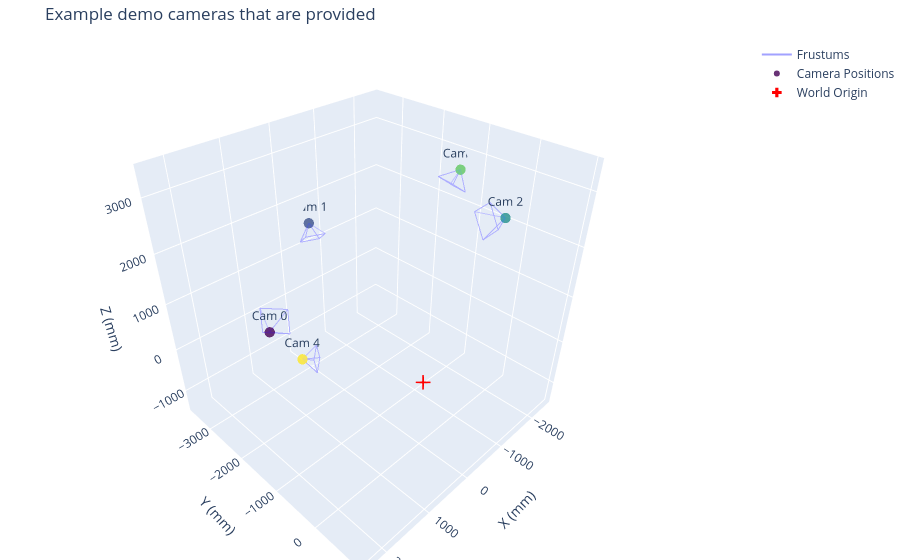

The notebook cell saved with this chart:
### Code cell
cameras_parameters_example = read_calibration_panoptic('calibration_example.json')      # vertical up direction is "+z"
extrinsic_matrices_example = extract_extrinsics_panoptic(cameras_parameters_example)   # Shape (n, 4, 4) <class 'numpy.ndarray'>

visualize_cameras(extrinsic_matrices_example, "Example demo cameras that are provided")
